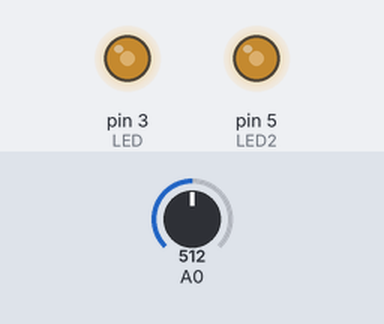
The sketch below on a simulated Arduino Uno, built with avr-gcc and run on an emulated ATmega328P. On the bench: output pins drawn as LEDs (lit = HIGH). The test bench sets the inputs (shaded band); at power-on: A0 = 512.

Above: at 3.9 s.
4.0 s: A0 set to 716
At 7.95 s:
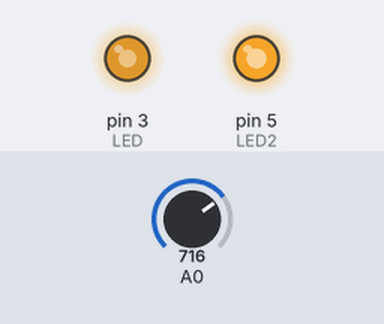
8.9 s: A0 set to 900
At 9.48 s:
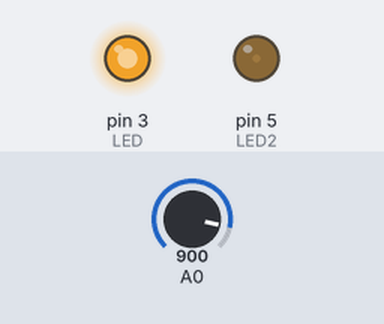
12.9 s: A0 set to 245
At 17.31 s:
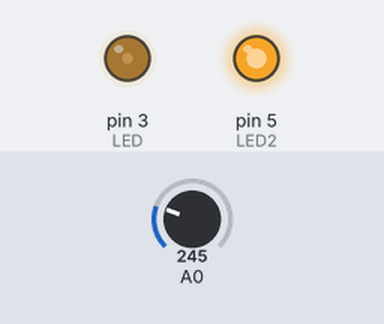
18.2 s: A0 set to 0
At 20.43 s:
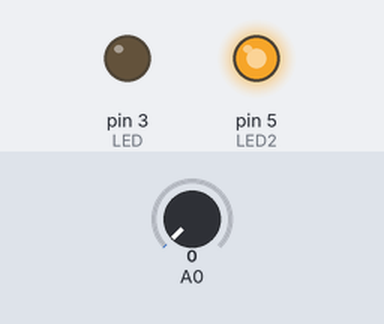
Timing chart, 0 to 23.2 s (numbered marks = the images above; inputs shaded):
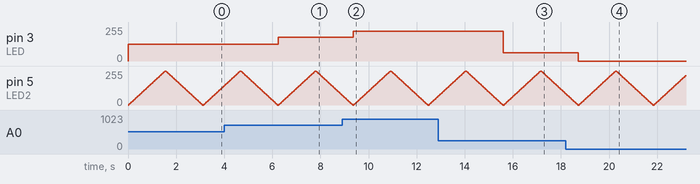

Measured:
- after the input at 4.0 s, pin 3 (LED): 127/255 → 178/255 after 2.2 s
- after the input at 8.9 s, pin 3 (LED): 178/255 → 224/255 after 0.46 s
- after the input at 12.9 s, pin 3 (LED): 224/255 → 61/255 after 2.7 s
- after the input at 18.2 s, pin 3 (LED): 61/255 → 0/255 after 0.53 s

The sketch:

50_IntensidadeLuminosaDoLEDComPotenciometro.ino
```cpp
#define LED 3
#define LED2 5


void setup() {
  pinMode(LED, OUTPUT);
  pinMode(LED2, OUTPUT);
  pinMode(A0, INPUT);
}

void loop() {
  int pot = analogRead(A0);
  int intensidade = map(pot, 0, 1023, 0, 255);

  analogWrite(LED, intensidade);

  for (int i = 0; i <= 255; i += 5) {
    analogWrite(LED2, i);
    delay(30);
  }

  for (int i = 255; i >= 0; i -= 5) {
    analogWrite(LED2, i);
    delay(30);
  }
}
```
